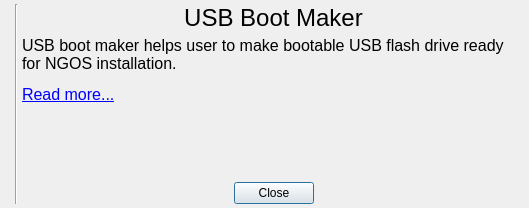
<?xml version="1.0" encoding="UTF-8"?>
<ui version="4.0">
 <class>AboutDialog</class>
 <widget class="QDialog" name="AboutDialog">
  <property name="geometry">
   <rect>
    <x>0</x>
    <y>0</y>
    <width>529</width>
    <height>208</height>
   </rect>
  </property>
  <property name="windowTitle">
   <string>About</string>
  </property>
  <property name="windowIcon">
   <iconset resource="../../Resources.qrc">
    <normaloff>:/assets/images/about.png</normaloff>:/assets/images/about.png</iconset>
  </property>
  <layout class="QHBoxLayout" name="horizontalLayout">
   <property name="spacing">
    <number>4</number>
   </property>
   <property name="leftMargin">
    <number>4</number>
   </property>
   <property name="topMargin">
    <number>4</number>
   </property>
   <property name="rightMargin">
    <number>4</number>
   </property>
   <property name="bottomMargin">
    <number>4</number>
   </property>
   <item>
    <widget class="QLabel" name="logoLabel">
     <property name="pixmap">
      <pixmap resource="../../Resources.qrc">:/assets/images/logo.png</pixmap>
     </property>
    </widget>
   </item>
   <item>
    <widget class="Line" name="line">
     <property name="orientation">
      <enum>Qt::Vertical</enum>
     </property>
    </widget>
   </item>
   <item>
    <layout class="QVBoxLayout" name="verticalLayout">
     <property name="spacing">
      <number>4</number>
     </property>
     <item>
      <widget class="QLabel" name="nameLabel">
       <property name="font">
        <font>
         <pointsize>18</pointsize>
        </font>
       </property>
       <property name="text">
        <string>USB Boot Maker</string>
       </property>
       <property name="alignment">
        <set>Qt::AlignCenter</set>
       </property>
      </widget>
     </item>
     <item>
      <widget class="QLabel" name="descriptionLabel">
       <property name="sizePolicy">
        <sizepolicy hsizetype="MinimumExpanding" vsizetype="Preferred">
         <horstretch>0</horstretch>
         <verstretch>0</verstretch>
        </sizepolicy>
       </property>
       <property name="font">
        <font>
         <pointsize>12</pointsize>
        </font>
       </property>
       <property name="text">
        <string>&lt;html&gt;&lt;head/&gt;&lt;body&gt;&lt;p&gt;USB boot maker helps user to make bootable USB flash drive ready for NGOS installation.&lt;/p&gt;&lt;p align=&quot;justify&quot;&gt;&lt;a href=&quot;https://github.com/Gris87/ngos/blob/master/docs/0.%20Intro/7.%20Tools/9.%20USB%20boot%20maker/README.md&quot;&gt;&lt;span style=&quot; text-decoration: underline; color:#0000ff;&quot;&gt;Read more...&lt;/span&gt;&lt;/a&gt;&lt;/p&gt;&lt;/body&gt;&lt;/html&gt;</string>
       </property>
       <property name="wordWrap">
        <bool>true</bool>
       </property>
       <property name="openExternalLinks">
        <bool>true</bool>
       </property>
      </widget>
     </item>
     <item>
      <spacer name="verticalSpacer">
       <property name="orientation">
        <enum>Qt::Vertical</enum>
       </property>
       <property name="sizeHint" stdset="0">
        <size>
         <width>20</width>
         <height>40</height>
        </size>
       </property>
      </spacer>
     </item>
     <item>
      <layout class="QHBoxLayout" name="horizontalLayout_2">
       <property name="spacing">
        <number>4</number>
       </property>
       <property name="bottomMargin">
        <number>0</number>
       </property>
       <item>
        <spacer name="horizontalSpacer">
         <property name="orientation">
          <enum>Qt::Horizontal</enum>
         </property>
         <property name="sizeHint" stdset="0">
          <size>
           <width>40</width>
           <height>20</height>
          </size>
         </property>
        </spacer>
       </item>
       <item>
        <widget class="QPushButton" name="closeButton">
         <property name="text">
          <string>Close</string>
         </property>
        </widget>
       </item>
       <item>
        <spacer name="horizontalSpacer_2">
         <property name="orientation">
          <enum>Qt::Horizontal</enum>
         </property>
         <property name="sizeHint" stdset="0">
          <size>
           <width>40</width>
           <height>20</height>
          </size>
         </property>
        </spacer>
       </item>
      </layout>
     </item>
    </layout>
   </item>
  </layout>
 </widget>
 <resources>
  <include location="../../Resources.qrc"/>
 </resources>
 <connections/>
</ui>
